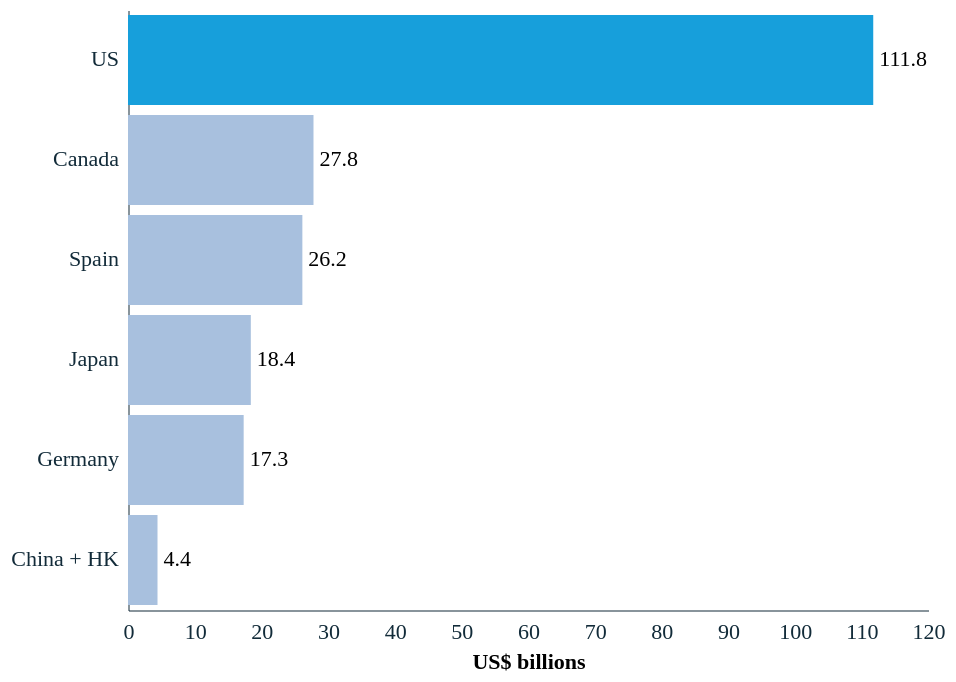

The Vega-Lite source for this figure:
### Vega-Lite specification from a JSON file in a GitHub repository (floating-point values rounded to 4 significant figures)
{"config": {"font": "Circular Std", "mark": {"line": {"interpolate": "linear"}}, "view": {"stroke": "transparent", "width": 400, "height": 300}, "range": {"category": ["#179fdb", "#e6224b", "#f4c245", "#122b39", "#eb5c2e", "#36b7b4"], "diverging": ["#E6224B", "#E54753", "#C9C9C9", "#179FDB", "#122B39"], "heatmap": ["#C9C9C9", "#179FDB", "#0063AF", "#122B39"], "ordinal": ["#00A767", "#36B7B4", "#179FDB", "#0063AF", "#243B5A"]}, "axisX": {"labelColor": "#122b39", "tickColor": "#122b39", "domainColor": "#122b39", "domainOpacity": 0.5, "gridOpacity": 0, "labelAngle": 0, "labelAlign": "center", "labelFontSize": 11, "labelPadding": 5, "tickCount": 10, "tickSize": 0, "title": ""}, "axisY": {"labelColor": "#122b39", "tickColor": "#122b39", "domainColor": "#122b39", "gridColor": "#122b39", "gridDash": [1, 5], "gridOpacity": 0.5, "labelPadding": 5, "labelFontSize": 11, "domainOpacity": 0.5, "tickSize": 0, "title": null, "titleAlign": "left", "titleAngle": 0, "titleBaseline": "bottom", "titleColor": "#122b39", "titleOpacity": 0.9, "titleX": 0, "titleY": -7}}, "layer": [{"mark": {"type": "bar"}, "encoding": {"color": {"condition": {"test": "(datum.Country === 'US')", "value": "#179fdb"}, "value": "#a8c0de"}, "x": {"axis": {"format": ".0f", "title": "US$ billions"}, "field": "Value", "type": "quantitative"}, "y": {"field": "Country", "sort": "-x", "type": "nominal"}}}, {"mark": {"type": "text", "align": "left", "dx": 3, "fontSize": 11}, "encoding": {"text": {"field": "Value", "format": ".1f", "type": "quantitative"}, "x": {"field": "Value", "type": "quantitative"}, "y": {"field": "Country", "sort": "-x", "type": "nominal"}}}], "data": {"name": "data-023a084c9bef97d3a4d9d1cc20038b86"}, "$schema": "https://vega.github.io/schema/vega-lite/v6.4.1.json", "datasets": {"data-023a084c9bef97d3a4d9d1cc20038b86": [{"Country": "US", "Value": 111.8}, {"Country": "Canada", "Value": 27.82}, {"Country": "Spain", "Value": 26.16}, {"Country": "Japan", "Value": 18.42}, {"Country": "Germany", "Value": 17.35}, {"Country": "China + HK", "Value": 4.426}]}}
